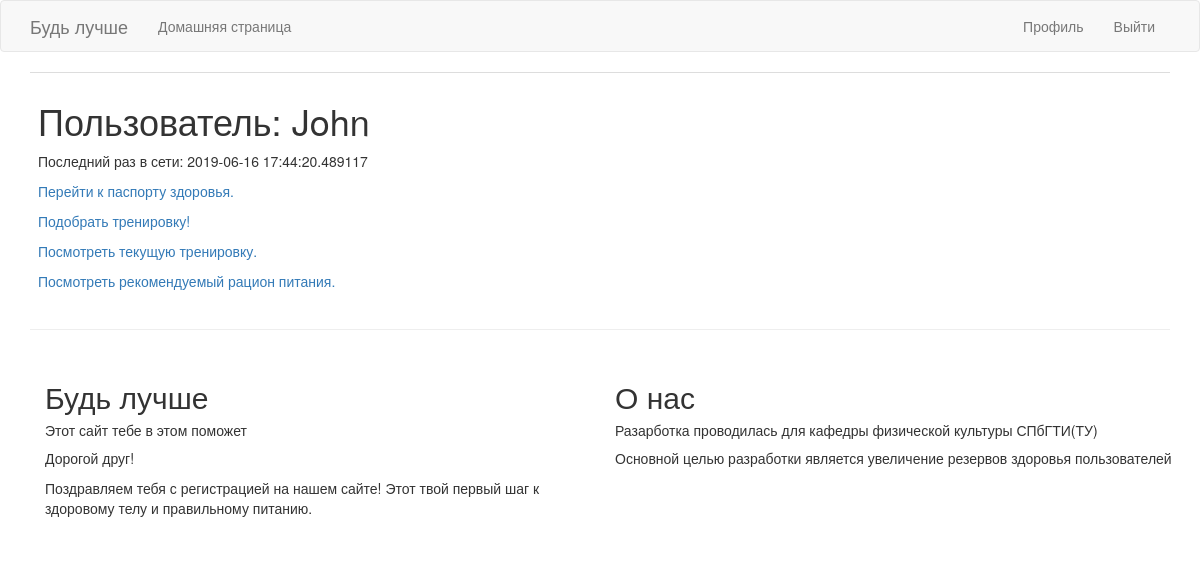
The app's page /user/John (signed in), older data.
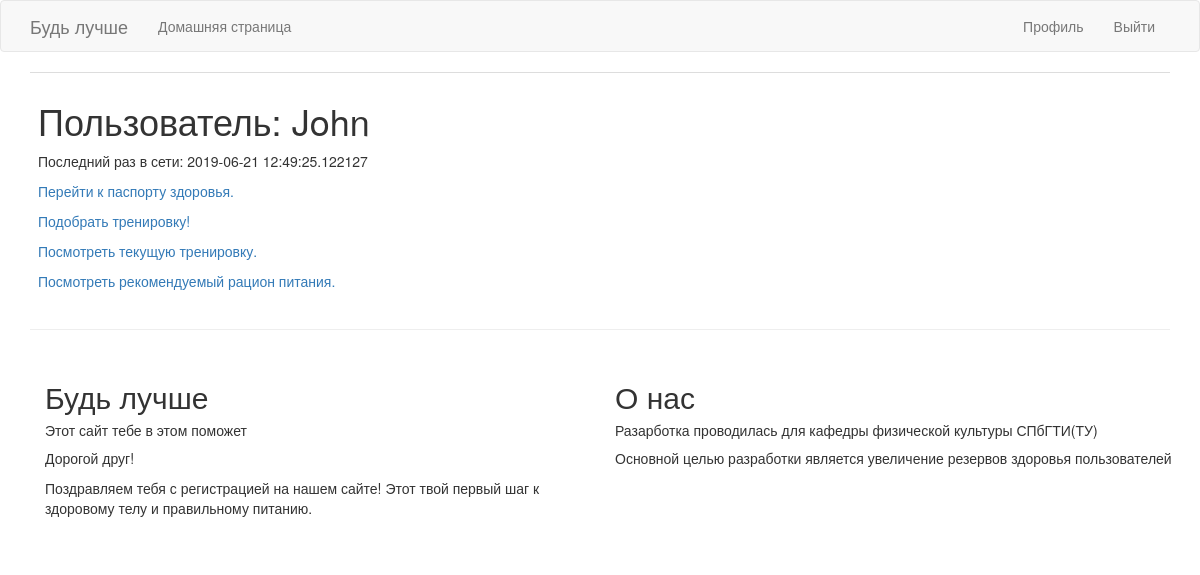
The same page, newer data.
### app/models.py (models this page shows, shortened)
class User(UserMixin, db.Model):
    id = db.Column(db.Integer, primary_key=True)
    username = db.Column(db.String(128), index=True)
    dateOfBirth = db.Column(db.Date)
    email = db.Column(db.String(120), index=True, unique=True)
    password_hash = db.Column(db.String(128))
    full_name = db.Column(db.String(128))
    gender = db.Column(db.String(32))
    last_seen = db.Column(db.DateTime, default=datetime.utcnow)
    training_lists = db.relationship('TrainingList', backref='training_list', lazy='dynamic')
    userinfo = db.relationship('InfoUser', backref='info', lazy='dynamic')
    active_training = db.Column(db.Integer, default = 0)

### app/routes.py (the view)
@app.route('/user/<username>')  # username - как динамический компонент URL-адреса
@login_required
def user(username):
    user = User.query.filter_by(username=username).first_or_404()
    return render_template('user.html', user=user)

### app/models.py (called while the page is built)
@login.user_loader
def load_user(id):
    return User.query.get(int(id))

### app/routes.py (called while the page is built)
@app.before_request
def before_request():
    if current_user.is_authenticated:
        current_user.last_seen = datetime.utcnow()
        db.session.commit()

### app/templates/user.html
{% extends "base.html" %}
{% import 'bootstrap/wtf.html' as wtf %}
{% block app_content %}
    <table class="table table-hover">
        <tr>
            <td>
                <h1>Пользователь: {{ user.username }}</h1>
                {% if user.last_seen %}<p>Последний раз в сети: {{ user.last_seen }}</p>{% endif %}
                {% if user == current_user %}
                <p><a href="{{ url_for('pasport') }}">Перейти к паспорту здоровья.</a></p>
                <p><a href="{{ url_for('select_training') }}">Подобрать тренировку!</a></p>
                {%if current_user.active_training == 1%}
                <p><a href="{{ url_for('training_user') }}">Посмотреть текущую тренировку.</a></p>
                <p><a href="{{ url_for('recipe') }}">Посмотреть рекомендуемый рацион питания.</a></p>
                {% endif %}
                {% endif %}
            </td>
        </tr>
    </table>
    <hr>
    <div class="container" style="margin-top:30px">
  <div class="row">
    <div class="col-sm-6">
      <h2>Будь лучше</h2>
      <h5>Этот сайт тебе в этом поможет</h5>
      <p>Дорогой друг!</p>
      <p>Поздравляем тебя с регистрацией на нашем сайте! Этот твой первый шаг к здоровому телу и правильному питанию.</p>
      <br>
  </div>
      <h2>О нас</h2>
      <h5>Разарботка проводилась для кафедры физической культуры СПбГТИ(ТУ)</h5>
      <p>Основной целью разработки является увеличение резервов здоровья пользователей</p>
      <br>
  </div>
</div>
{% endblock %}

### app/templates/base.html (shortened to what this page needs)
{% extends 'bootstrap/base.html' %}
{% block navbar %}
    <nav class="navbar navbar-default">
        <div class="container">
            <div class="navbar-header">
                <a class="navbar-brand" href="{{ url_for('index') }}">Будь лучше</a>
            </div>
            <div class="collapse navbar-collapse" id="bs-example-navbar-collapse-1">
                <ul class="nav navbar-nav">
                    <li><a href="{{ url_for('index') }}">Домашняя страница</a></li>
                </ul>
                <ul class="nav navbar-nav navbar-right">
                    {% if current_user.is_anonymous %}
                    <li><a href="{{ url_for('login') }}">Войти</a></li>
                    {% else %}
                    <li><a href="{{ url_for('user', username=current_user.username) }}">Профиль</a></li>
                    <li><a href="{{ url_for('logout') }}">Выйти</a></li>
                    {% endif %}
                </ul>
            </div>
        </div>
    </nav>
{% endblock %}
{% block content %}
    <div class="container">
        {% block app_content %}{% endblock %}
    </div>
{% endblock %}

Row changes from the older to the newer data that the page shows:
changed User "John": last_seen "2019-06-16 17:44:20.489117" → "2019-06-21 12:49:25.122127"
